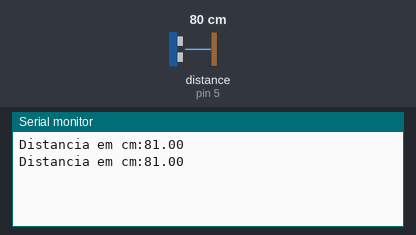
A sketch run on a simulated Arduino Uno, built with avr-gcc and run on an emulated ATmega328P. On the bench: the last lines printed to the serial monitor. The test bench sets the inputs (shaded band); at power-on: distance to the obstacle (sensor on pin 5) 80 cm. The echo pulse lasts 58.3 µs per cm.

Above: at 1.8 s.
1.9 s: distance to the obstacle (sensor on pin 5) set to 2 cm
At 2.4 s:
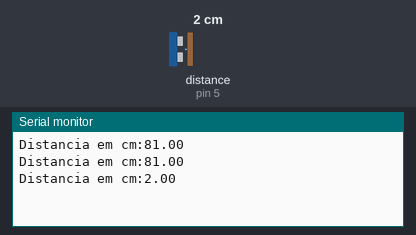
3.4 s: distance to the obstacle (sensor on pin 5) set to 4 cm
At 4.8 s:
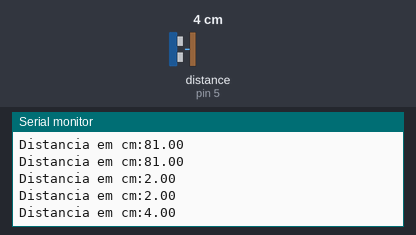
Timing chart, 0 to 6.4 s (numbered marks = the images above; inputs shaded):
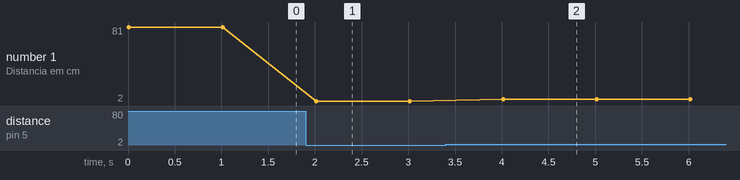

Measured:
- after the input at 1.9 s, the serial monitor: prints a new line after 0.11 s (image 1)
- after the input at 3.4 s, the serial monitor: prints a new line after 0.62 s (image 2)
- plotted number 1: 81 → 2 after the input at 1.9 s, 2 → 4 after the input at 3.4 s

The sketch:

LibNewPing.ino
```cpp
//Documentation: https://bitbucket.org/teckel12/arduino-new-ping/wiki/Home
#include <NewPing.h>

#define TRIG_PIN 6
#define ECHO_PIN 5
#define DISTANCIA_MAX 100
//API utilizada para acionar o sonar
NewPing sonar(TRIG_PIN, ECHO_PIN, DISTANCIA_MAX);//Distancia em cm

float distancia = 0.0;

void setup(void)
{
  Serial.begin(9600);
}

void loop()
{
   //distancia = sonar.ping()/US_ROUNDTRIP_CM;//Calculando em cm
   distancia = sonar.ping_cm();//Calculando em cm
   Serial.print("Distancia em cm:");
   Serial.println(distancia);
   delay(1000);//A distancia sera calculada a cada segundo
}
```
